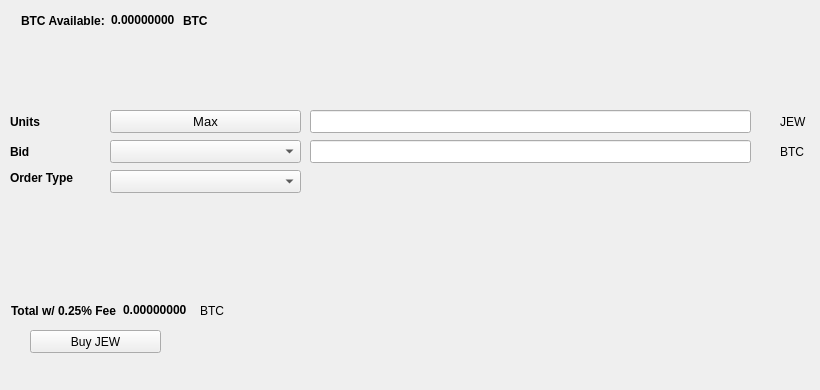
   <widget class="QWidget" name="BuyTab">
    <attribute name="title">
     <string>Buy</string>
    </attribute>
    <widget class="QPushButton" name="BuyJEW">
     <property name="geometry">
      <rect>
       <x>30</x>
       <y>330</y>
       <width>131</width>
       <height>23</height>
      </rect>
     </property>
     <property name="text">
      <string>Buy JEW</string>
     </property>
     <property name="icon">
      <iconset resource="../shekel.qrc">
       <normaloff>:/icons/bitcoin</normaloff>:/icons/bitcoin</iconset>
     </property>
    </widget>
    <widget class="QLabel" name="label_3">
     <property name="geometry">
      <rect>
       <x>10</x>
       <y>110</y>
       <width>46</width>
       <height>23</height>
      </rect>
     </property>
     <property name="font">
      <font>
       <weight>75</weight>
       <bold>true</bold>
      </font>
     </property>
     <property name="text">
      <string>Units</string>
     </property>
    </widget>
    <widget class="QLineEdit" name="UnitsInput">
     <property name="geometry">
      <rect>
       <x>310</x>
       <y>110</y>
       <width>441</width>
       <height>23</height>
      </rect>
     </property>
     <property name="font">
      <font>
       <pointsize>9</pointsize>
       <weight>75</weight>
       <bold>true</bold>
      </font>
     </property>
    </widget>
    <widget class="QLineEdit" name="BuyBidPriceEdit">
     <property name="geometry">
      <rect>
       <x>310</x>
       <y>140</y>
       <width>441</width>
       <height>23</height>
      </rect>
     </property>
     <property name="font">
      <font>
       <pointsize>9</pointsize>
       <weight>75</weight>
       <bold>true</bold>
      </font>
     </property>
    </widget>
    <widget class="QLabel" name="label_4">
     <property name="geometry">
      <rect>
       <x>780</x>
       <y>110</y>
       <width>31</width>
       <height>23</height>
      </rect>
     </property>
     <property name="text">
      <string>JEW</string>
     </property>
    </widget>
    <widget class="QLabel" name="label_5">
     <property name="geometry">
      <rect>
       <x>780</x>
       <y>140</y>
       <width>31</width>
       <height>23</height>
      </rect>
     </property>
     <property name="text">
      <string>BTC</string>
     </property>
    </widget>
    <widget class="QLabel" name="label_6">
     <property name="geometry">
      <rect>
       <x>10</x>
       <y>140</y>
       <width>46</width>
       <height>23</height>
      </rect>
     </property>
     <property name="font">
      <font>
       <weight>75</weight>
       <bold>true</bold>
      </font>
     </property>
     <property name="text">
      <string>Bid</string>
     </property>
    </widget>
    <widget class="QLabel" name="label_7">
     <property name="geometry">
      <rect>
       <x>10</x>
       <y>170</y>
       <width>91</width>
       <height>16</height>
      </rect>
     </property>
     <property name="font">
      <font>
       <weight>75</weight>
       <bold>true</bold>
      </font>
     </property>
     <property name="text">
      <string>Order Type</string>
     </property>
    </widget>
    <widget class="QPushButton" name="Buy_Max_Amount">
     <property name="geometry">
      <rect>
       <x>110</x>
       <y>110</y>
       <width>191</width>
       <height>23</height>
      </rect>
     </property>
     <property name="font">
      <font>
       <pointsize>10</pointsize>
      </font>
     </property>
     <property name="text">
      <string>Max</string>
     </property>
    </widget>
    <widget class="QComboBox" name="BuyBidcomboBox">
     <property name="geometry">
      <rect>
       <x>110</x>
       <y>140</y>
       <width>191</width>
       <height>23</height>
      </rect>
     </property>
     <property name="font">
      <font>
       <pointsize>10</pointsize>
      </font>
     </property>
    </widget>
    <widget class="QComboBox" name="buyOrdertypeCombo">
     <property name="geometry">
      <rect>
       <x>110</x>
       <y>170</y>
       <width>191</width>
       <height>23</height>
      </rect>
     </property>
     <property name="font">
      <font>
       <pointsize>10</pointsize>
      </font>
     </property>
    </widget>
    <widget class="QWidget" name="layoutWidget1">
     <property name="geometry">
      <rect>
       <x>21</x>
       <y>11</y>
       <width>227</width>
       <height>19</height>
      </rect>
     </property>
     <layout class="QHBoxLayout" name="horizontalLayout_3">
      <item>
       <widget class="QLabel" name="label232">
        <property name="font">
         <font>
          <weight>75</weight>
          <bold>true</bold>
         </font>
        </property>
        <property name="text">
         <string>BTC Available:</string>
        </property>
       </widget>
      </item>
      <item>
       <widget class="QLabel" name="BtcAvailableLbl">
        <property name="palette">
         <palette>
          <active>
           <colorrole role="WindowText">
            <brush brushstyle="SolidPattern">
             <color alpha="255">
              <red>0</red>
              <green>0</green>
              <blue>0</blue>
             </color>
            </brush>
           </colorrole>
           <colorrole role="Button">
            <brush brushstyle="SolidPattern">
             <color alpha="255">
              <red>0</red>
              <green>170</green>
              <blue>0</blue>
             </color>
            </brush>
           </colorrole>
           <colorrole role="Light">
            <brush brushstyle="SolidPattern">
             <color alpha="255">
              <red>0</red>
              <green>255</green>
              <blue>0</blue>
             </color>
            </brush>
           </colorrole>
           <colorrole role="Midlight">
            <brush brushstyle="SolidPattern">
             <color alpha="255">
              <red>0</red>
              <green>212</green>
              <blue>0</blue>
             </color>
            </brush>
           </colorrole>
           <colorrole role="Dark">
            <brush brushstyle="SolidPattern">
             <color alpha="255">
              <red>0</red>
              <green>85</green>
              <blue>0</blue>
             </color>
            </brush>
           </colorrole>
           <colorrole role="Mid">
            <brush brushstyle="SolidPattern">
             <color alpha="255">
              <red>0</red>
              <green>113</green>
              <blue>0</blue>
             </color>
            </brush>
           </colorrole>
           <colorrole role="Text">
            <brush brushstyle="SolidPattern">
             <color alpha="255">
              <red>0</red>
              <green>170</green>
              <blue>0</blue>
             </color>
            </brush>
           </colorrole>
           <colorrole role="BrightText">
            <brush brushstyle="SolidPattern">
             <color alpha="255">
              <red>255</red>
              <green>255</green>
              <blue>255</blue>
             </color>
            </brush>
           </colorrole>
           <colorrole role="ButtonText">
            <brush brushstyle="SolidPattern">
             <color alpha="255">
              <red>0</red>
              <green>0</green>
              <blue>0</blue>
             </color>
            </brush>
           </colorrole>
           <colorrole role="Base">
            <brush brushstyle="SolidPattern">
             <color alpha="255">
              <red>255</red>
              <green>255</green>
              <blue>255</blue>
             </color>
            </brush>
           </colorrole>
           <colorrole role="Window">
            <brush brushstyle="SolidPattern">
             <color alpha="255">
              <red>0</red>
              <green>170</green>
              <blue>0</blue>
             </color>
            </brush>
           </colorrole>
           <colorrole role="Shadow">
            <brush brushstyle="SolidPattern">
             <color alpha="255">
              <red>0</red>
              <green>0</green>
              <blue>0</blue>
             </color>
            </brush>
           </colorrole>
           <colorrole role="AlternateBase">
            <brush brushstyle="SolidPattern">
             <color alpha="255">
              <red>127</red>
              <green>212</green>
              <blue>127</blue>
             </color>
            </brush>
           </colorrole>
           <colorrole role="ToolTipBase">
            <brush brushstyle="SolidPattern">
             <color alpha="255">
              <red>255</red>
              <green>255</green>
              <blue>220</blue>
             </color>
            </brush>
           </colorrole>
           <colorrole role="ToolTipText">
            <brush brushstyle="SolidPattern">
             <color alpha="255">
              <red>0</red>
              <green>0</green>
              <blue>0</blue>
             </color>
            </brush>
           </colorrole>
          </active>
          <inactive>
           <colorrole role="WindowText">
            <brush brushstyle="SolidPattern">
             <color alpha="255">
              <red>0</red>
              <green>0</green>
              <blue>0</blue>
             </color>
            </brush>
           </colorrole>
           <colorrole role="Button">
            <brush brushstyle="SolidPattern">
             <color alpha="255">
              <red>0</red>
              <green>170</green>
              <blue>0</blue>
             </color>
            </brush>
           </colorrole>
           <colorrole role="Light">
            <brush brushstyle="SolidPattern">
             <color alpha="255">
              <red>0</red>
              <green>255</green>
              <blue>0</blue>
             </color>
            </brush>
           </colorrole>
           <colorrole role="Midlight">
            <brush brushstyle="SolidPattern">
             <color alpha="255">
              <red>0</red>
              <green>212</green>
              <blue>0</blue>
             </color>
            </brush>
           </colorrole>
           <colorrole role="Dark">
            <brush brushstyle="SolidPattern">
             <color alpha="255">
              <red>0</red>
              <green>85</green>
              <blue>0</blue>
             </color>
            </brush>
           </colorrole>
           <colorrole role="Mid">
            <brush brushstyle="SolidPattern">
             <color alpha="255">
              <red>0</red>
              <green>113</green>
              <blue>0</blue>
             </color>
            </brush>
           </colorrole>
           <colorrole role="Text">
            <brush brushstyle="SolidPattern">
             <color alpha="255">
              <red>0</red>
              <green>170</green>
              <blue>0</blue>
             </color>
            </brush>
           </colorrole>
           <colorrole role="BrightText">
            <brush brushstyle="SolidPattern">
             <color alpha="255">
              <red>255</red>
              <green>255</green>
              <blue>255</blue>
             </color>
            </brush>
           </colorrole>
           <colorrole role="ButtonText">
            <brush brushstyle="SolidPattern">
             <color alpha="255">
              <red>0</red>
              <green>0</green>
              <blue>0</blue>
             </color>
            </brush>
           </colorrole>
           <colorrole role="Base">
            <brush brushstyle="SolidPattern">
             <color alpha="255">
              <red>255</red>
              <green>255</green>
              <blue>255</blue>
             </color>
            </brush>
           </colorrole>
           <colorrole role="Window">
            <brush brushstyle="SolidPattern">
             <color alpha="255">
              <red>0</red>
              <green>170</green>
              <blue>0</blue>
             </color>
            </brush>
           </colorrole>
           <colorrole role="Shadow">
            <brush brushstyle="SolidPattern">
             <color alpha="255">
              <red>0</red>
              <green>0</green>
              <blue>0</blue>
             </color>
            </brush>
           </colorrole>
           <colorrole role="AlternateBase">
            <brush brushstyle="SolidPattern">
             <color alpha="255">
              <red>127</red>
              <green>212</green>
              <blue>127</blue>
             </color>
            </brush>
           </colorrole>
           <colorrole role="ToolTipBase">
            <brush brushstyle="SolidPattern">
             <color alpha="255">
              <red>255</red>
              <green>255</green>
              <blue>220</blue>
             </color>
            </brush>
           </colorrole>
           <colorrole role="ToolTipText">
            <brush brushstyle="SolidPattern">
             <color alpha="255">
              <red>0</red>
              <green>0</green>
              <blue>0</blue>
             </color>
            </brush>
           </colorrole>
          </inactive>
          <disabled>
           <colorrole role="WindowText">
            <brush brushstyle="SolidPattern">
             <color alpha="255">
              <red>0</red>
              <green>85</green>
              <blue>0</blue>
             </color>
            </brush>
           </colorrole>
           <colorrole role="Button">
            <brush brushstyle="SolidPattern">
             <color alpha="255">
              <red>0</red>
              <green>170</green>
              <blue>0</blue>
             </color>
            </brush>
           </colorrole>
           <colorrole role="Light">
            <brush brushstyle="SolidPattern">
             <color alpha="255">
              <red>0</red>
              <green>255</green>
              <blue>0</blue>
             </color>
            </brush>
           </colorrole>
           <colorrole role="Midlight">
            <brush brushstyle="SolidPattern">
             <color alpha="255">
              <red>0</red>
              <green>212</green>
              <blue>0</blue>
             </color>
            </brush>
           </colorrole>
           <colorrole role="Dark">
            <brush brushstyle="SolidPattern">
             <color alpha="255">
              <red>0</red>
              <green>85</green>
              <blue>0</blue>
             </color>
            </brush>
           </colorrole>
           <colorrole role="Mid">
            <brush brushstyle="SolidPattern">
             <color alpha="255">
              <red>0</red>
              <green>113</green>
              <blue>0</blue>
             </color>
            </brush>
           </colorrole>
           <colorrole role="Text">
            <brush brushstyle="SolidPattern">
             <color alpha="255">
              <red>0</red>
              <green>85</green>
              <blue>0</blue>
             </color>
            </brush>
           </colorrole>
           <colorrole role="BrightText">
            <brush brushstyle="SolidPattern">
             <color alpha="255">
              <red>255</red>
              <green>255</green>
              <blue>255</blue>
             </color>
            </brush>
           </colorrole>
           <colorrole role="ButtonText">
            <brush brushstyle="SolidPattern">
             <color alpha="255">
              <red>0</red>
              <green>85</green>
              <blue>0</blue>
             </color>
            </brush>
           </colorrole>
           <colorrole role="Base">
            <brush brushstyle="SolidPattern">
             <color alpha="255">
              <red>0</red>
              <green>170</green>
              <blue>0</blue>
             </color>
            </brush>
           </colorrole>
           <colorrole role="Window">
            <brush brushstyle="SolidPattern">
             <color alpha="255">
              <red>0</red>
              <green>170</green>
              <blue>0</blue>
             </color>
            </brush>
           </colorrole>
           <colorrole role="Shadow">
            <brush brushstyle="SolidPattern">
             <color alpha="255">
              <red>0</red>
              <green>0</green>
              <blue>0</blue>
             </color>
            </brush>
           </colorrole>
           <colorrole role="AlternateBase">
            <brush brushstyle="SolidPattern">
             <color alpha="255">
              <red>0</red>
              <green>170</green>
              <blue>0</blue>
             </color>
            </brush>
           </colorrole>
           <colorrole role="ToolTipBase">
            <brush brushstyle="SolidPattern">
             <color alpha="255">
              <red>255</red>
              <green>255</green>
              <blue>220</blue>
             </color>
            </brush>
           </colorrole>
           <colorrole role="ToolTipText">
            <brush brushstyle="SolidPattern">
             <color alpha="255">
              <red>0</red>
              <green>0</green>
              <blue>0</blue>
             </color>
            </brush>
           </colorrole>
          </disabled>
         </palette>
        </property>
        <property name="font">
         <font>
          <weight>75</weight>
          <bold>true</bold>
         </font>
        </property>
        <property name="text">
         <string>0.00000000</string>
        </property>
        <property name="textInteractionFlags">
         <set>Qt::LinksAccessibleByMouse|Qt::TextSelectableByKeyboard|Qt::TextSelectableByMouse</set>
        </property>
       </widget>
      </item>
      <item>
       <widget class="QLabel" name="BtcAvailableLbl_2">
        <property name="font">
         <font>
          <weight>75</weight>
          <bold>true</bold>
         </font>
        </property>
        <property name="text">
         <string>BTC</string>
        </property>
       </widget>
      </item>
     </layout>
    </widget>
    <widget class="QWidget" name="layoutWidge2">
     <property name="geometry">
      <rect>
       <x>11</x>
       <y>301</y>
       <width>259</width>
       <height>19</height>
      </rect>
     </property>
     <layout class="QHBoxLayout" name="horizontalLayout_4">
      <item>
       <widget class="QLabel" name="label_9">
        <property name="font">
         <font>
          <weight>75</weight>
          <bold>true</bold>
         </font>
        </property>
        <property name="text">
         <string>Total w/ 0.25% Fee</string>
        </property>
       </widget>
      </item>
      <item>
       <widget class="QLabel" name="BuyCostLabel">
        <property name="palette">
         <palette>
          <active>
           <colorrole role="WindowText">
            <brush brushstyle="SolidPattern">
             <color alpha="255">
              <red>0</red>
              <green>0</green>
              <blue>0</blue>
             </color>
            </brush>
           </colorrole>
           <colorrole role="Button">
            <brush brushstyle="SolidPattern">
             <color alpha="255">
              <red>0</red>
              <green>170</green>
              <blue>0</blue>
             </color>
            </brush>
           </colorrole>
           <colorrole role="Light">
            <brush brushstyle="SolidPattern">
             <color alpha="255">
              <red>0</red>
              <green>255</green>
              <blue>0</blue>
             </color>
            </brush>
           </colorrole>
           <colorrole role="Midlight">
            <brush brushstyle="SolidPattern">
             <color alpha="255">
              <red>0</red>
              <green>212</green>
              <blue>0</blue>
             </color>
            </brush>
           </colorrole>
           <colorrole role="Dark">
            <brush brushstyle="SolidPattern">
             <color alpha="255">
              <red>0</red>
              <green>85</green>
              <blue>0</blue>
             </color>
            </brush>
           </colorrole>
           <colorrole role="Mid">
            <brush brushstyle="SolidPattern">
             <color alpha="255">
              <red>0</red>
              <green>113</green>
              <blue>0</blue>
             </color>
            </brush>
           </colorrole>
           <colorrole role="Text">
            <brush brushstyle="SolidPattern">
             <color alpha="255">
              <red>0</red>
              <green>170</green>
              <blue>0</blue>
             </color>
            </brush>
           </colorrole>
           <colorrole role="BrightText">
            <brush brushstyle="SolidPattern">
             <color alpha="255">
              <red>255</red>
              <green>255</green>
              <blue>255</blue>
             </color>
            </brush>
           </colorrole>
           <colorrole role="ButtonText">
            <brush brushstyle="SolidPattern">
             <color alpha="255">
              <red>0</red>
              <green>0</green>
              <blue>0</blue>
             </color>
            </brush>
           </colorrole>
           <colorrole role="Base">
            <brush brushstyle="SolidPattern">
             <color alpha="255">
              <red>255</red>
              <green>255</green>
              <blue>255</blue>
             </color>
            </brush>
           </colorrole>
           <colorrole role="Window">
            <brush brushstyle="SolidPattern">
             <color alpha="255">
              <red>0</red>
              <green>170</green>
              <blue>0</blue>
             </color>
            </brush>
           </colorrole>
           <colorrole role="Shadow">
            <brush brushstyle="SolidPattern">
             <color alpha="255">
              <red>0</red>
              <green>0</green>
              <blue>0</blue>
             </color>
            </brush>
           </colorrole>
           <colorrole role="AlternateBase">
            <brush brushstyle="SolidPattern">
             <color alpha="255">
              <red>127</red>
              <green>212</green>
              <blue>127</blue>
             </color>
            </brush>
           </colorrole>
           <colorrole role="ToolTipBase">
            <brush brushstyle="SolidPattern">
             <color alpha="255">
              <red>255</red>
              <green>255</green>
              <blue>220</blue>
             </color>
            </brush>
           </colorrole>
           <colorrole role="ToolTipText">
            <brush brushstyle="SolidPattern">
             <color alpha="255">
              <red>0</red>
              <green>0</green>
              <blue>0</blue>
             </color>
            </brush>
           </colorrole>
          </active>
          <inactive>
           <colorrole role="WindowText">
            <brush brushstyle="SolidPattern">
             <color alpha="255">
              <red>0</red>
              <green>0</green>
              <blue>0</blue>
             </color>
            </brush>
           </colorrole>
           <colorrole role="Button">
            <brush brushstyle="SolidPattern">
             <color alpha="255">
              <red>0</red>
              <green>170</green>
              <blue>0</blue>
             </color>
            </brush>
           </colorrole>
           <colorrole role="Light">
            <brush brushstyle="SolidPattern">
             <color alpha="255">
              <red>0</red>
              <green>255</green>
              <blue>0</blue>
             </color>
            </brush>
           </colorrole>
           <colorrole role="Midlight">
            <brush brushstyle="SolidPattern">
             <color alpha="255">
              <red>0</red>
              <green>212</green>
              <blue>0</blue>
             </color>
            </brush>
           </colorrole>
           <colorrole role="Dark">
            <brush brushstyle="SolidPattern">
             <color alpha="255">
              <red>0</red>
              <green>85</green>
              <blue>0</blue>
             </color>
            </brush>
           </colorrole>
           <colorrole role="Mid">
            <brush brushstyle="SolidPattern">
             <color alpha="255">
              <red>0</red>
              <green>113</green>
              <blue>0</blue>
             </color>
            </brush>
           </colorrole>
           <colorrole role="Text">
            <brush brushstyle="SolidPattern">
             <color alpha="255">
              <red>0</red>
              <green>170</green>
              <blue>0</blue>
             </color>
            </brush>
           </colorrole>
           <colorrole role="BrightText">
            <brush brushstyle="SolidPattern">
             <color alpha="255">
              <red>255</red>
              <green>255</green>
              <blue>255</blue>
             </color>
            </brush>
           </colorrole>
           <colorrole role="ButtonText">
            <brush brushstyle="SolidPattern">
             <color alpha="255">
              <red>0</red>
              <green>0</green>
              <blue>0</blue>
             </color>
            </brush>
           </colorrole>
           <colorrole role="Base">
            <brush brushstyle="SolidPattern">
             <color alpha="255">
              <red>255</red>
              <green>255</green>
              <blue>255</blue>
             </color>
            </brush>
           </colorrole>
           <colorrole role="Window">
            <brush brushstyle="SolidPattern">
             <color alpha="255">
              <red>0</red>
              <green>170</green>
              <blue>0</blue>
             </color>
            </brush>
           </colorrole>
           <colorrole role="Shadow">
            <brush brushstyle="SolidPattern">
             <color alpha="255">
              <red>0</red>
              <green>0</green>
              <blue>0</blue>
             </color>
            </brush>
           </colorrole>
           <colorrole role="AlternateBase">
            <brush brushstyle="SolidPattern">
             <color alpha="255">
              <red>127</red>
              <green>212</green>
              <blue>127</blue>
             </color>
            </brush>
           </colorrole>
           <colorrole role="ToolTipBase">
            <brush brushstyle="SolidPattern">
             <color alpha="255">
              <red>255</red>
              <green>255</green>
              <blue>220</blue>
             </color>
            </brush>
           </colorrole>
           <colorrole role="ToolTipText">
            <brush brushstyle="SolidPattern">
             <color alpha="255">
              <red>0</red>
              <green>0</green>
              <blue>0</blue>
             </color>
            </brush>
           </colorrole>
          </inactive>
          <disabled>
           <colorrole role="WindowText">
            <brush brushstyle="SolidPattern">
             <color alpha="255">
              <red>0</red>
              <green>85</green>
              <blue>0</blue>
             </color>
            </brush>
           </colorrole>
           <colorrole role="Button">
            <brush brushstyle="SolidPattern">
             <color alpha="255">
              <red>0</red>
              <green>170</green>
              <blue>0</blue>
             </color>
            </brush>
           </colorrole>
           <colorrole role="Light">
            <brush brushstyle="SolidPattern">
             <color alpha="255">
              <red>0</red>
              <green>255</green>
              <blue>0</blue>
             </color>
            </brush>
           </colorrole>
           <colorrole role="Midlight">
            <brush brushstyle="SolidPattern">
             <color alpha="255">
              <red>0</red>
              <green>212</green>
              <blue>0</blue>
             </color>
            </brush>
           </colorrole>
           <colorrole role="Dark">
            <brush brushstyle="SolidPattern">
             <color alpha="255">
              <red>0</red>
              <green>85</green>
              <blue>0</blue>
             </color>
            </brush>
           </colorrole>
           <colorrole role="Mid">
            <brush brushstyle="SolidPattern">
             <color alpha="255">
              <red>0</red>
              <green>113</green>
              <blue>0</blue>
             </color>
            </brush>
           </colorrole>
           <colorrole role="Text">
            <brush brushstyle="SolidPattern">
             <color alpha="255">
              <red>0</red>
              <green>85</green>
              <blue>0</blue>
             </color>
            </brush>
           </colorrole>
           <colorrole role="BrightText">
            <brush brushstyle="SolidPattern">
             <color alpha="255">
              <red>255</red>
              <green>255</green>
              <blue>255</blue>
             </color>
            </brush>
           </colorrole>
           <colorrole role="ButtonText">
            <brush brushstyle="SolidPattern">
             <color alpha="255">
              <red>0</red>
              <green>85</green>
              <blue>0</blue>
             </color>
            </brush>
           </colorrole>
           <colorrole role="Base">
            <brush brushstyle="SolidPattern">
             <color alpha="255">
              <red>0</red>
              <green>170</green>
              <blue>0</blue>
             </color>
            </brush>
           </colorrole>
           <colorrole role="Window">
            <brush brushstyle="SolidPattern">
             <color alpha="255">
              <red>0</red>
              <green>170</green>
              <blue>0</blue>
             </color>
            </brush>
           </colorrole>
           <colorrole role="Shadow">
            <brush brushstyle="SolidPattern">
             <color alpha="255">
              <red>0</red>
              <green>0</green>
              <blue>0</blue>
             </color>
            </brush>
           </colorrole>
           <colorrole role="AlternateBase">
            <brush brushstyle="SolidPattern">
             <color alpha="255">
              <red>0</red>
              <green>170</green>
              <blue>0</blue>
             </color>
            </brush>
           </colorrole>
           <colorrole role="ToolTipBase">
            <brush brushstyle="SolidPattern">
             <color alpha="255">
              <red>255</red>
              <green>255</green>
              <blue>220</blue>
             </color>
            </brush>
           </colorrole>
           <colorrole role="ToolTipText">
            <brush brushstyle="SolidPattern">
             <color alpha="255">
              <red>0</red>
              <green>0</green>
              <blue>0</blue>
             </color>
            </brush>
           </colorrole>
          </disabled>
         </palette>
        </property>
        <property name="font">
         <font>
          <weight>75</weight>
          <bold>true</bold>
         </font>
        </property>
        <property name="autoFillBackground">
         <bool>false</bool>
        </property>
        <property name="text">
         <string>0.00000000</string>
        </property>
        <property name="textInteractionFlags">
         <set>Qt::LinksAccessibleByMouse|Qt::TextSelectableByMouse</set>
        </property>
       </widget>
      </item>
      <item>
       <widget class="QLabel" name="label_10">
        <property name="font">
         <font>
          <weight>50</weight>
          <bold>false</bold>
         </font>
        </property>
        <property name="text">
         <string>BTC</string>
        </property>
       </widget>
      </item>
     </layout>
    </widget>
    <widget class="QLabel" name="label_24">
     <property name="geometry">
      <rect>
       <x>460</x>
       <y>300</y>
       <width>281</width>
       <height>81</height>
      </rect>
     </property>
     <property name="text">
      <string/>
     </property>
     <property name="pixmap">
      <pixmap>:/images/bittrex</pixmap>
     </property>
    </widget>
   </widget>
